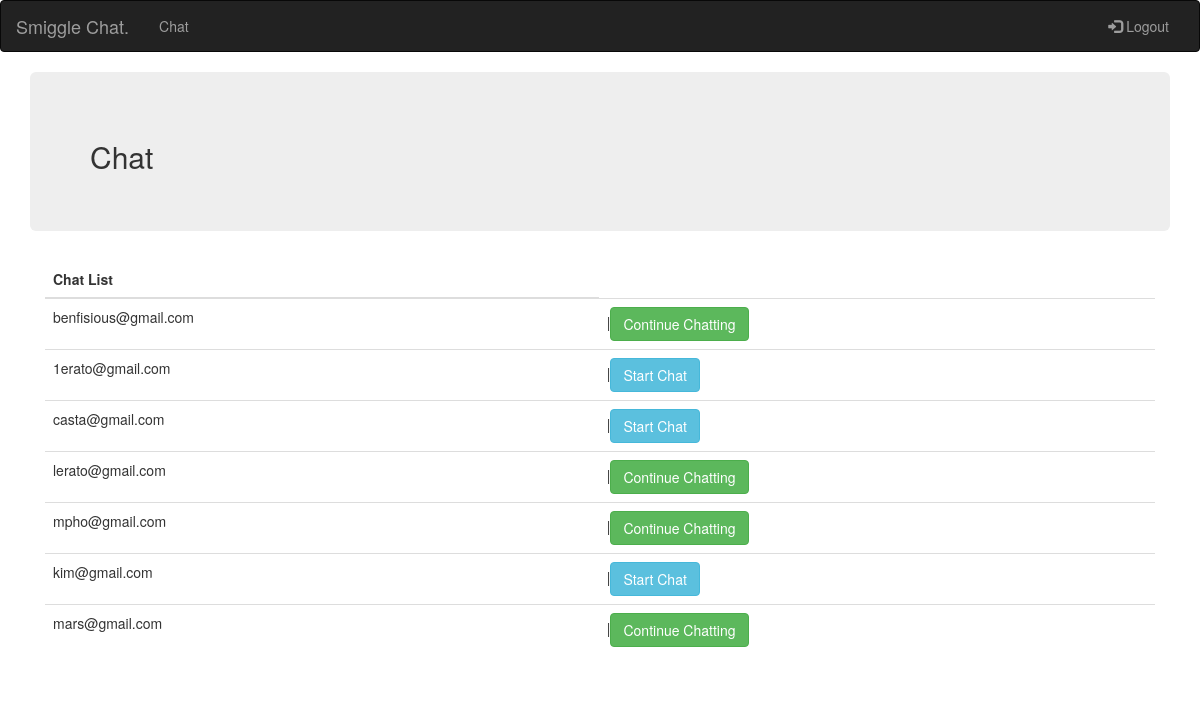
The page /chat.php (signed in) on the database its author committed.
### tables this page shows
CREATE TABLE `User_tbl` (
  `UserID` int(11) NOT NULL,
  `UserTitle` varchar(200) NOT NULL,
  `UserName` varchar(200) NOT NULL,
  `UserLastname` varchar(200) NOT NULL,
  `email` varchar(200) NOT NULL,
  `UserPassword` varchar(200) NOT NULL
);

### functions.php (called while the page is built, shortened)
<?php
function loggedin()
{
	$loggedin = false;
	if(isset($_SESSION['username']))
	{
		$loggedin = true;
	}
	return $loggedin ;
}
?>

### chat.php (the view, shortened to what this page needs)
<?php
require("functions.php");
$userEmail = $_SESSION['username'];
$query = mysql_query("SELECT * FROM `User_tbl` WHERE `email` !='$userEmail'")or die(mysql_error());
$messageCount = mysql_num_rows($query);
$startChat = "";
$buttonType =""
?>
<!doctype html>
<html>
<head>
<link rel="stylesheet" href="css/bootstrap.css" type="text/css"/>
</head>
<body>
<?php include_once("tolinkHeader.php");?>
	<div class="container">
		 <div class="jumbotron">
  		<h2> Chat</h2>
  	</div>
<div class="col-lg-12">
 	<table class="table">
	<thead>
      <tr>
        <th>Chat List</th>
      </tr>
    </thead>
    <tbody>
     <tr>
	<?php
	if($messageCount!=0)
	{
		while($row = mysql_fetch_array($query ))
		{
			$email = $row["email"];
			$startChatQuery=mysql_query('SELECT * FROM `message` WHERE (`messageUser`="'.$_SESSION['username'].'" OR `messageUser`="'.$email.'")
 				AND(`messageRecipt`="'.$_SESSION['username'].'" OR `messageRecipt`="'.$email.' ")')or die(mysql_error());
			$startChatCount = mysql_num_rows($startChatQuery);
			if($startChatCount !=0)
			{
				$startChat  = "Continue Chatting";
				$buttonType='btn btn-success';
			}
			else
			{
				$startChat  = "Start Chat ";
				$buttonType='btn btn-info';
			}
			echo "<tr><td><p>".$email.'</td><td>|<a href="messages.php?emailId='.$email.'"><button type="button" class="'.$buttonType.'">'.$startChat .'</button></a></td></tr>';
		}
	}
	else
	{
		echo '<div class="alert alert-warning">no chats</div>';
	}
	?>
	</tbody>
	</table>
</div>
</div>
</body>
</html>

### tolinkHeader.php (shortened to what this page needs)
<link rel="stylesheet" href="css/bootstrap.css" type="text/css"/>
 <link rel="stylesheet" href="css/manager.css" type="text/css"/>
 <link rel="stylesheet" href="http://maxcdn.bootstrapcdn.com/bootstrap/3.3.6/css/bootstrap.min.css">
<div ng-app="myApp">
    <nav class="navbar navbar-inverse">
		<div class="container-fluid">
			<div class="navbar-header">
      <a class="navbar-brand" href="#">
     Smiggle Chat.</a>
      </div>
           <div class="collapse navbar-collapse" id="myNavbar">
                  <ul class="nav navbar-nav">
                    <li><a href="chat.php">Chat</a></li>
                    </ul>
                    <ul class="nav navbar-nav navbar-right">
                    <?php
						if(loggedin()==true)
						{
							echo '<li><a href="Logout.php"><span class="glyphicon glyphicon-log-in"></span> Logout</a></li>';
						}
					?>
                </ul>
			</div>
		</div>
	</nav>

### rows shown on the page
user_tbl: email "benfisious@gmail.com", startChat "Continue Chatting"
user_tbl: email "1erato@gmail.com", startChat "Start Chat"
user_tbl: email "casta@gmail.com", startChat "Start Chat"
user_tbl: email "lerato@gmail.com", startChat "Continue Chatting"
user_tbl: email "mpho@gmail.com", startChat "Continue Chatting"
user_tbl: email "kim@gmail.com", startChat "Start Chat"
user_tbl: email "mars@gmail.com", startChat "Continue Chatting"
